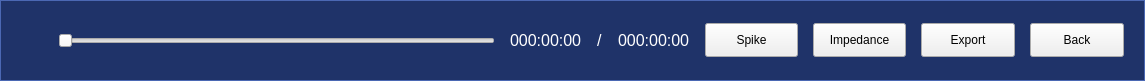
<?xml version="1.0" encoding="UTF-8"?>
<ui version="4.0">
 <class>CPlaybackToolbarClass</class>
 <widget class="QWidget" name="CPlaybackToolbarClass">
  <property name="geometry">
   <rect>
    <x>0</x>
    <y>0</y>
    <width>1145</width>
    <height>81</height>
   </rect>
  </property>
  <property name="windowTitle">
   <string>CPlaybackToolbar</string>
  </property>
  <property name="styleSheet">
   <string notr="true">#CPlaybackToolbarClass {
background-color:#1F3369;
border: 1px solid #4B68B3;
}

QLabel{
font-size: 16px;
font-weight: normal;
text-align: right;
color: #ffffff;
}</string>
  </property>
  <layout class="QHBoxLayout" name="horizontalLayout_2">
   <property name="spacing">
    <number>0</number>
   </property>
   <property name="leftMargin">
    <number>0</number>
   </property>
   <property name="topMargin">
    <number>0</number>
   </property>
   <property name="rightMargin">
    <number>0</number>
   </property>
   <property name="bottomMargin">
    <number>0</number>
   </property>
   <item>
    <layout class="QHBoxLayout" name="horizontalLayout">
     <property name="spacing">
      <number>15</number>
     </property>
     <property name="leftMargin">
      <number>21</number>
     </property>
     <property name="rightMargin">
      <number>21</number>
     </property>
     <item>
      <widget class="QPushButton" name="playBtn">
       <property name="minimumSize">
        <size>
         <width>22</width>
         <height>22</height>
        </size>
       </property>
       <property name="maximumSize">
        <size>
         <width>22</width>
         <height>22</height>
        </size>
       </property>
       <property name="styleSheet">
        <string notr="true">background-color: rgba(255,255,255,0);
border:None;</string>
       </property>
       <property name="text">
        <string/>
       </property>
       <property name="icon">
        <iconset resource="Optimus.qrc">
         <normaloff>:/Optimus/images/trainPage/play.svg</normaloff>
         <normalon>:/Optimus/images/trainPage/pause.svg</normalon>:/Optimus/images/trainPage/play.svg</iconset>
       </property>
       <property name="iconSize">
        <size>
         <width>22</width>
         <height>22</height>
        </size>
       </property>
       <property name="checkable">
        <bool>true</bool>
       </property>
      </widget>
     </item>
     <item>
      <widget class="QSlider" name="playbackSlider">
       <property name="styleSheet">
        <string notr="true">QSlider::groove:horizontal {
border: 0px solid #bbb;
}


QSlider::sub-page:horizontal {
background: #5EBCCE;
border-radius: 2px;
margin-top:8px;
margin-bottom:8px;
}

/*2.未滑动过的槽设计参数*/
QSlider::add-page:horizontal {
/*槽颜色*/
background: rgba(242,242, 242,0.19);
/*外环大小0px就是不显示，默认也是0*/
border: 0px solid #777;
/*外环区域倒圆角度*/
border-radius: 2px;
 /*上遮住区域高度*/
margin-top:9px;
 /*下遮住区域高度*/
margin-bottom:9px;
}
 

QSlider::handle:horizontal {
background:#5EBCCE;
width: 15px;
border: 0px solid rgb(193,204,208);
border-radius: 2px; 
margin-top:6px;
margin-bottom:6px;
}

/*4.手动拉动时显示的滑块设计参数*/
QSlider::handle:horizontal:hover {
/*滑块颜色*/
background: #5EBCCE;
/*滑块的宽度*/
width: 15px;
/*滑块外环为1px，再加颜色*/
border: 0px solid rgb(193,204,208);
 /*滑块外环倒圆角度*/
border-radius: 5px; 
 /*上遮住区域高度*/
margin-top:4px;
 /*下遮住区域高度*/
margin-bottom:4px;
}
————————————————
版权声明：本文为CSDN博主「神迷岛」的原创文章，遵循CC 4.0 BY-SA版权协议，转载请附上原文出处链接及本声明。
原文链接：https://blog.csdn.net/pengrunxin/article/details/121431619</string>
       </property>
       <property name="orientation">
        <enum>Qt::Horizontal</enum>
       </property>
      </widget>
     </item>
     <item>
      <widget class="QLabel" name="runtimeLabel">
       <property name="text">
        <string>000:00:00</string>
       </property>
      </widget>
     </item>
     <item>
      <widget class="QLabel" name="label_3">
       <property name="text">
        <string>/</string>
       </property>
      </widget>
     </item>
     <item>
      <widget class="QLabel" name="timeLenLabel">
       <property name="text">
        <string>000:00:00</string>
       </property>
      </widget>
     </item>
     <item>
      <widget class="QPushButton" name="spikeScopeBtn">
       <property name="minimumSize">
        <size>
         <width>93</width>
         <height>34</height>
        </size>
       </property>
       <property name="text">
        <string>Spike</string>
       </property>
      </widget>
     </item>
     <item>
      <widget class="QPushButton" name="impedanceBtn">
       <property name="minimumSize">
        <size>
         <width>93</width>
         <height>34</height>
        </size>
       </property>
       <property name="text">
        <string>Impedance</string>
       </property>
      </widget>
     </item>
     <item>
      <widget class="QPushButton" name="exportBtn">
       <property name="minimumSize">
        <size>
         <width>94</width>
         <height>34</height>
        </size>
       </property>
       <property name="text">
        <string>Export</string>
       </property>
      </widget>
     </item>
     <item>
      <widget class="QPushButton" name="backBtn">
       <property name="minimumSize">
        <size>
         <width>94</width>
         <height>34</height>
        </size>
       </property>
       <property name="text">
        <string>Back</string>
       </property>
      </widget>
     </item>
    </layout>
   </item>
  </layout>
 </widget>
 <layoutdefault spacing="6" margin="11"/>
 <resources>
  <include location="Optimus.qrc"/>
 </resources>
 <connections/>
</ui>
